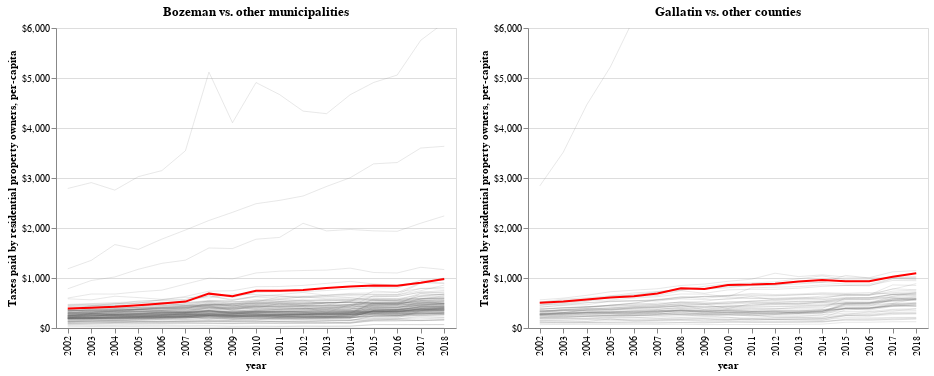

The code cell stored with this chart in its notebook:
### Code cell
# Set this up as a find-your-town interactive
# TODO: Adjust for inflation
# Add Montana overall

yEncoding = alt.Y(
    'residential_taxes_per_capita',
    title='Taxes paid by residential property owners, per-capita',
    axis=alt.Axis(format='$,.0f'),
    scale=alt.Scale(domain=[0,6000])
)

city = 'Bozeman'
county = 'Gallatin'

city_plot = alt.Chart(cities).mark_line(
    opacity=0.3,
    color="#666",
    strokeWidth=0.5,
    clip=True
).encode(
    x='year:O',
    y=yEncoding,
    detail='City',
    tooltip=['City'],
)

county_plot = alt.Chart(counties).mark_line(
     opacity=0.3,
    color="#666",
    strokeWidth=0.5,
    clip=True

).encode(
    x='year:O',
    y=yEncoding,
    detail='County',
    tooltip=['County'],
)

city_highlight = alt.Chart(cities[cities['City'] == city]).mark_line(
    color='red',
    clip=True
).encode(
    x='year:O',
    y=yEncoding,
)

county_highlight = alt.Chart(counties[counties['County'] == county]).mark_line(
    color='red',
    clip=True
).encode(
    x='year:O',
    y=yEncoding
)


(city_plot + city_highlight).properties(title=f'{city} vs. other municipalities') | (county_plot + county_highlight).properties(title=f'{county} vs. other counties')

### Figure 1 — Vega-Lite specification as saved in the notebook (floating-point values rounded to 4 significant figures; data arrays with more than 128 entries replaced by an {"elided": "..."} marker saying what was removed)
{"$schema": "https://vega.github.io/schema/vega-lite/v3.4.0.json", "config": {"background": "white", "mark": {"tooltip": null}, "view": {"height": 300, "width": 400}}, "datasets": {"data-7807d313de98d2df65bf4ea5a3604c69": [{"City": "Bozeman", "City Code": "BOZ-06", "County": "Gallatin", "County #": 6, "class": "1st", "latitude": 45.68, "longitude": -111.1, "non_res_taxes": 13410000.0, "non_res_taxes_per_capita": 451.6, "res_percent": 0.4625, "residential_taxes": 11540000.0, "residential_taxes_per_capita": 388.6, "total_taxes": 24950000.0, "total_taxes_per_capita": 840.2, "year": 2002}, {"City": "Bozeman", "City Code": "BOZ-06", "County": "Gallatin", "County #": 6, "class": "1st", "latitude": 45.68, "longitude": -111.1, "non_res_taxes": 14960000.0, "non_res_taxes_per_capita": 485.7, "res_percent": 0.4555, "residential_taxes": 12520000.0, "residential_taxes_per_capita": 406.2, "total_taxes": 27480000.0, "total_taxes_per_capita": 891.9, "year": 2003}, {"City": "Bozeman", "City Code": "BOZ-06", "County": "Gallatin", "County #": 6, "class": "1st", "latitude": 45.68, "longitude": -111.1, "non_res_taxes": 16020000.0, "non_res_taxes_per_capita": 501.8, "res_percent": 0.4591, "residential_taxes": 13590000.0, "residential_taxes_per_capita": 425.8, "total_taxes": 29610000.0, "total_taxes_per_capita": 927.6, "year": 2004}, {"City": "Bozeman", "City Code": "BOZ-06", "County": "Gallatin", "County #": 6, "class": "1st", "latitude": 45.68, "longitude": -111.1, "non_res_taxes": 17260000.0, "non_res_taxes_per_capita": 518.7, "res_percent": 0.4679, "residential_taxes": 15180000.0, "residential_taxes_per_capita": 456.0, "total_taxes": 32440000.0, "total_taxes_per_capita": 974.7, "year": 2005}, {"City": "Bozeman", "City Code": "BOZ-06", "County": "Gallatin", "County #": 6, "class": "1st", "latitude": 45.68, "longitude": -111.1, "non_res_taxes": 18770000.0, "non_res_taxes_per_capita": 538.8, "res_percent": 0.4762, "residential_taxes": 17060000.0, "residential_taxes_per_capita": 489.8, "total_taxes": 35830000.0, "total_taxes_per_capita": 1029.0, "year": 2006}, {"City": "Bozeman", "City Code": "BOZ-06", "County": "Gallatin", "County #": 6, "class": "1st", "latitude": 45.68, "longitude": -111.1, "non_res_taxes": 20320000.0, "non_res_taxes_per_capita": 565.3, "res_percent": 0.4827, "residential_taxes": 18960000.0, "residential_taxes_per_capita": 527.6, "total_taxes": 39280000.0, "total_taxes_per_capita": 1093.0, "year": 2007}, {"City": "Bozeman", "City Code": "BOZ-06", "County": "Gallatin", "County #": 6, "class": "1st", "latitude": 45.68, "longitude": -111.1, "non_res_taxes": 20540000.0, "non_res_taxes_per_capita": 556.3, "res_percent": 0.5527, "residential_taxes": 25380000.0, "residential_taxes_per_capita": 687.2, "total_taxes": 45920000.0, "total_taxes_per_capita": 1243.0, "year": 2008}, {"City": "Bozeman", "City Code": "BOZ-06", "County": "Gallatin", "County #": 6, "class": "1st", "latitude": 45.68, "longitude": -111.1, "non_res_taxes": 24470000.0, "non_res_taxes_per_capita": 659.6, "res_percent": 0.4907, "residential_taxes": 23580000.0, "residential_taxes_per_capita": 635.4, "total_taxes": 48050000.0, "total_taxes_per_capita": 1295.0, "year": 2009}, {"City": "Bozeman", "City Code": "BOZ-06", "County": "Gallatin", "County #": 6, "class": "1st", "latitude": 45.68, "longitude": -111.1, "non_res_taxes": 22200000.0, "non_res_taxes_per_capita": 594.5, "res_percent": 0.5562, "residential_taxes": 27820000.0, "residential_taxes_per_capita": 745.2, "total_taxes": 50020000.0, "total_taxes_per_capita": 1340.0, "year": 2010}, {"City": "Bozeman", "City Code": "BOZ-06", "County": "Gallatin", "County #": 6, "class": "1st", "latitude": 45.68, "longitude": -111.1, "non_res_taxes": 22190000.0, "non_res_taxes_per_capita": 582.6, "res_percent": 0.5607, "residential_taxes": 28330000.0, "residential_taxes_per_capita": 743.7, "total_taxes": 50520000.0, "total_taxes_per_capita": 1326.0, "year": 2011}, {"City": "Bozeman", "City Code": "BOZ-06", "County": "Gallatin", "County #": 6, "class": "1st", "latitude": 45.68, "longitude": -111.1, "non_res_taxes": 22460000.0, "non_res_taxes_per_capita": 581.2, "res_percent": 0.566, "residential_taxes": 29290000.0, "residential_taxes_per_capita": 758.0, "total_taxes": 51750000.0, "total_taxes_per_capita": 1339.0, "year": 2012}, {"City": "Bozeman", "City Code": "BOZ-06", "County": "Gallatin", "County #": 6, "class": "1st", "latitude": 45.68, "longitude": -111.1, "non_res_taxes": 25470000.0, "non_res_taxes_per_capita": 640.1, "res_percent": 0.5554, "residential_taxes": 31820000.0, "residential_taxes_per_capita": 799.7, "total_taxes": 57290000.0, "total_taxes_per_capita": 1440.0, "year": 2013}, {"City": "Bozeman", "City Code": "BOZ-06", "County": "Gallatin", "County #": 6, "class": "1st", "latitude": 45.68, "longitude": -111.1, "non_res_taxes": 25570000.0, "non_res_taxes_per_capita": 614.0, "res_percent": 0.5745, "residential_taxes": 34530000.0, "residential_taxes_per_capita": 829.2, "total_taxes": 60100000.0, "total_taxes_per_capita": 1443.0, "year": 2014}, {"City": "Bozeman", "City Code": "BOZ-06", "County": "Gallatin", "County #": 6, "class": "1st", "latitude": 45.68, "longitude": -111.1, "non_res_taxes": 27180000.0, "non_res_taxes_per_capita": 627.2, "res_percent": 0.5747, "residential_taxes": 36730000.0, "residential_taxes_per_capita": 847.6, "total_taxes": 63910000.0, "total_taxes_per_capita": 1475.0, "year": 2015}, {"City": "Bozeman", "City Code": "BOZ-06", "County": "Gallatin", "County #": 6, "class": "1st", "latitude": 45.68, "longitude": -111.1, "non_res_taxes": 27350000.0, "non_res_taxes_per_capita": 605.0, "res_percent": 0.5826, "residential_taxes": 38170000.0, "residential_taxes_per_capita": 844.6, "total_taxes": 65520000.0, "total_taxes_per_capita": 1450.0, "year": 2016}, {"City": "Bozeman", "City Code": "BOZ-06", "County": "Gallatin", "County #": 6, "class": "1st", "latitude": 45.68, "longitude": -111.1, "non_res_taxes": 26140000.0, "non_res_taxes_per_capita": 556.8, "res_percent": 0.6192, "residential_taxes": 42510000.0, "residential_taxes_per_capita": 905.4, "total_taxes": 68650000.0, "total_taxes_per_capita": 1462.0, "year": 2017}, {"City": "Bozeman", "City Code": "BOZ-06", "County": "Gallatin", "County #": 6, "class": "1st", "latitude": 45.68, "longitude": -111.1, "non_res_taxes": 28370000.0, "non_res_taxes_per_capita": 584.6, "res_percent": 0.6261, "residential_taxes": 47510000.0, "residential_taxes_per_capita": 978.9, "total_taxes": 75880000.0, "total_taxes_per_capita": 1564.0, "year": 2018}], "data-788b40c389dd39213c1fb5eacf50d3ce": {"elided": "952 records"}, "data-d37c9321d4debc3157b017d4faef314e": [{"County": "Gallatin", "County #": 6, "fips": 30031, "per_capita_taxes": 856.2, "region": "Bozeman", "res_per_income": 0.02074, "res_percent": 0.5908, "residential_taxes": 36330000.0, "residential_taxes_per_capita": 505.9, "total_taxes": 61500000.0, "year": 2002}, {"County": "Gallatin", "County #": 6, "fips": 30031, "per_capita_taxes": 905.7, "region": "Bozeman", "res_per_income": 0.01929, "res_percent": 0.5843, "residential_taxes": 39430000.0, "residential_taxes_per_capita": 529.2, "total_taxes": 67480000.0, "year": 2003}, {"County": "Gallatin", "County #": 6, "fips": 30031, "per_capita_taxes": 964.3, "region": "Bozeman", "res_per_income": 0.01815, "res_percent": 0.59, "residential_taxes": 43880000.0, "residential_taxes_per_capita": 569.0, "total_taxes": 74370000.0, "year": 2004}, {"County": "Gallatin", "County #": 6, "fips": 30031, "per_capita_taxes": 1034.0, "region": "Bozeman", "res_per_income": 0.01802, "res_percent": 0.5921, "residential_taxes": 49160000.0, "residential_taxes_per_capita": 612.1, "total_taxes": 83020000.0, "year": 2005}, {"County": "Gallatin", "County #": 6, "fips": 30031, "per_capita_taxes": 1075.0, "region": "Bozeman", "res_per_income": 0.01722, "res_percent": 0.5922, "residential_taxes": 53460000.0, "residential_taxes_per_capita": 636.6, "total_taxes": 90280000.0, "year": 2006}, {"County": "Gallatin", "County #": 6, "fips": 30031, "per_capita_taxes": 1163.0, "region": "Bozeman", "res_per_income": 0.01796, "res_percent": 0.5939, "residential_taxes": 59840000.0, "residential_taxes_per_capita": 690.9, "total_taxes": 100800000.0, "year": 2007}, {"County": "Gallatin", "County #": 6, "fips": 30031, "per_capita_taxes": 1267.0, "region": "Bozeman", "res_per_income": 0.02097, "res_percent": 0.6289, "residential_taxes": 70850000.0, "residential_taxes_per_capita": 796.6, "total_taxes": 112700000.0, "year": 2008}, {"County": "Gallatin", "County #": 6, "fips": 30031, "per_capita_taxes": 1320.0, "region": "Bozeman", "res_per_income": 0.02217, "res_percent": 0.5921, "residential_taxes": 69710000.0, "residential_taxes_per_capita": 781.6, "total_taxes": 117700000.0, "year": 2009}, {"County": "Gallatin", "County #": 6, "fips": 30031, "per_capita_taxes": 1374.0, "region": "Bozeman", "res_per_income": 0.02331, "res_percent": 0.6274, "residential_taxes": 77290000.0, "residential_taxes_per_capita": 862.1, "total_taxes": 123200000.0, "year": 2010}, {"County": "Gallatin", "County #": 6, "fips": 30031, "per_capita_taxes": 1373.0, "region": "Bozeman", "res_per_income": 0.02215, "res_percent": 0.6327, "residential_taxes": 79380000.0, "residential_taxes_per_capita": 868.8, "total_taxes": 125500000.0, "year": 2011}, {"County": "Gallatin", "County #": 6, "fips": 30031, "per_capita_taxes": 1395.0, "region": "Bozeman", "res_per_income": 0.02087, "res_percent": 0.6356, "residential_taxes": 82060000.0, "residential_taxes_per_capita": 886.5, "total_taxes": 129100000.0, "year": 2012}, {"County": "Gallatin", "County #": 6, "fips": 30031, "per_capita_taxes": 1458.0, "region": "Bozeman", "res_per_income": 0.02131, "res_percent": 0.637, "residential_taxes": 88050000.0, "residential_taxes_per_capita": 928.9, "total_taxes": 138200000.0, "year": 2013}, {"County": "Gallatin", "County #": 6, "fips": 30031, "per_capita_taxes": 1481.0, "region": "Bozeman", "res_per_income": 0.02066, "res_percent": 0.6483, "residential_taxes": 93610000.0, "residential_taxes_per_capita": 960.0, "total_taxes": 144400000.0, "year": 2014}, {"County": "Gallatin", "County #": 6, "fips": 30031, "per_capita_taxes": 1474.0, "region": "Bozeman", "res_per_income": 0.01909, "res_percent": 0.6349, "residential_taxes": 94430000.0, "residential_taxes_per_capita": 936.1, "total_taxes": 148700000.0, "year": 2015}, {"County": "Gallatin", "County #": 6, "fips": 30031, "per_capita_taxes": 1484.0, "region": "Bozeman", "res_per_income": 0.0185, "res_percent": 0.629, "residential_taxes": 97800000.0, "residential_taxes_per_capita": 933.7, "total_taxes": 155500000.0, "year": 2016}, {"County": "Gallatin", "County #": 6, "fips": 30031, "per_capita_taxes": 1573.0, "region": "Bozeman", "res_per_income": 0.01959, "res_percent": 0.6517, "residential_taxes": 111400000.0, "residential_taxes_per_capita": 1025.0, "total_taxes": 170900000.0, "year": 2017}, {"County": "Gallatin", "County #": 6, "fips": 30031, "per_capita_taxes": 1671.0, "region": "Bozeman", "res_per_income": 0.01999, "res_percent": 0.6545, "residential_taxes": 122400000.0, "residential_taxes_per_capita": 1094.0, "total_taxes": 187000000.0, "year": 2018}], "data-de1aace3c91b3f3056d269edfe3ddb5c": {"elided": "2057 records"}}, "hconcat": [{"layer": [{"data": {"name": "data-de1aace3c91b3f3056d269edfe3ddb5c"}, "encoding": {"detail": {"field": "City", "type": "nominal"}, "tooltip": [{"field": "City", "type": "nominal"}], "x": {"field": "year", "type": "ordinal"}, "y": {"axis": {"format": "$,.0f"}, "field": "residential_taxes_per_capita", "scale": {"domain": [0, 6000]}, "title": "Taxes paid by residential property owners, per-capita", "type": "quantitative"}}, "mark": {"clip": true, "color": "#666", "opacity": 0.3, "strokeWidth": 0.5, "type": "line"}}, {"data": {"name": "data-7807d313de98d2df65bf4ea5a3604c69"}, "encoding": {"x": {"field": "year", "type": "ordinal"}, "y": {"axis": {"format": "$,.0f"}, "field": "residential_taxes_per_capita", "scale": {"domain": [0, 6000]}, "title": "Taxes paid by residential property owners, per-capita", "type": "quantitative"}}, "mark": {"clip": true, "color": "red", "type": "line"}}], "title": "Bozeman vs. other municipalities"}, {"layer": [{"data": {"name": "data-788b40c389dd39213c1fb5eacf50d3ce"}, "encoding": {"detail": {"field": "County", "type": "nominal"}, "tooltip": [{"field": "County", "type": "nominal"}], "x": {"field": "year", "type": "ordinal"}, "y": {"axis": {"format": "$,.0f"}, "field": "residential_taxes_per_capita", "scale": {"domain": [0, 6000]}, "title": "Taxes paid by residential property owners, per-capita", "type": "quantitative"}}, "mark": {"clip": true, "color": "#666", "opacity": 0.3, "strokeWidth": 0.5, "type": "line"}}, {"data": {"name": "data-d37c9321d4debc3157b017d4faef314e"}, "encoding": {"x": {"field": "year", "type": "ordinal"}, "y": {"axis": {"format": "$,.0f"}, "field": "residential_taxes_per_capita", "scale": {"domain": [0, 6000]}, "title": "Taxes paid by residential property owners, per-capita", "type": "quantitative"}}, "mark": {"clip": true, "color": "red", "type": "line"}}], "title": "Gallatin vs. other counties"}]}
